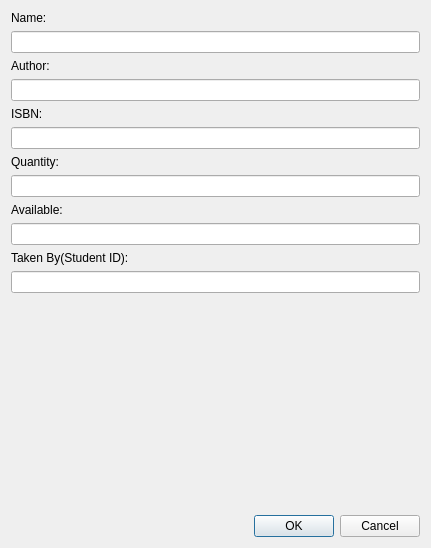
<?xml version="1.0" encoding="UTF-8"?>
<ui version="4.0">
 <class>NewBook</class>
 <widget class="QDialog" name="NewBook">
  <property name="geometry">
   <rect>
    <x>0</x>
    <y>0</y>
    <width>431</width>
    <height>548</height>
   </rect>
  </property>
  <property name="windowTitle">
   <string>New Book</string>
  </property>
  <layout class="QGridLayout" name="gridLayout">
   <item row="0" column="0">
    <widget class="QLabel" name="nameLabel">
     <property name="text">
      <string>Name:</string>
     </property>
    </widget>
   </item>
   <item row="1" column="0">
    <widget class="QLineEdit" name="nameEdit"/>
   </item>
   <item row="2" column="0">
    <widget class="QLabel" name="authorLabel">
     <property name="text">
      <string>Author:</string>
     </property>
    </widget>
   </item>
   <item row="3" column="0">
    <widget class="QLineEdit" name="authorEdit"/>
   </item>
   <item row="4" column="0">
    <widget class="QLabel" name="isbnLabel">
     <property name="text">
      <string>ISBN:</string>
     </property>
    </widget>
   </item>
   <item row="5" column="0">
    <widget class="QLineEdit" name="isbnEdit"/>
   </item>
   <item row="6" column="0">
    <widget class="QLabel" name="quantityLabel">
     <property name="text">
      <string>Quantity:</string>
     </property>
    </widget>
   </item>
   <item row="7" column="0">
    <widget class="QLineEdit" name="quantityEdit"/>
   </item>
   <item row="8" column="0">
    <widget class="QLabel" name="availableLabel">
     <property name="text">
      <string>Available:</string>
     </property>
    </widget>
   </item>
   <item row="9" column="0">
    <widget class="QLineEdit" name="availableEdit"/>
   </item>
   <item row="10" column="0">
    <widget class="QLabel" name="studentidlabel">
     <property name="text">
      <string>Taken By(Student ID):</string>
     </property>
    </widget>
   </item>
   <item row="12" column="0">
    <widget class="QLineEdit" name="studentidEdit"/>
   </item>
   <item row="14" column="0">
    <widget class="QDialogButtonBox" name="buttonBox">
     <property name="orientation">
      <enum>Qt::Horizontal</enum>
     </property>
     <property name="standardButtons">
      <set>QDialogButtonBox::Cancel|QDialogButtonBox::Ok</set>
     </property>
    </widget>
   </item>
   <item row="13" column="0">
    <spacer name="verticalSpacer">
     <property name="orientation">
      <enum>Qt::Vertical</enum>
     </property>
     <property name="sizeHint" stdset="0">
      <size>
       <width>20</width>
       <height>40</height>
      </size>
     </property>
    </spacer>
   </item>
  </layout>
 </widget>
 <resources/>
 <connections>
  <connection>
   <sender>buttonBox</sender>
   <signal>accepted()</signal>
   <receiver>NewBook</receiver>
   <slot>accept()</slot>
   <hints>
    <hint type="sourcelabel">
     <x>257</x>
     <y>538</y>
    </hint>
    <hint type="destinationlabel">
     <x>157</x>
     <y>274</y>
    </hint>
   </hints>
  </connection>
  <connection>
   <sender>buttonBox</sender>
   <signal>rejected()</signal>
   <receiver>NewBook</receiver>
   <slot>reject()</slot>
   <hints>
    <hint type="sourcelabel">
     <x>325</x>
     <y>538</y>
    </hint>
    <hint type="destinationlabel">
     <x>286</x>
     <y>274</y>
    </hint>
   </hints>
  </connection>
 </connections>
</ui>
